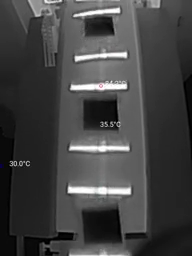
#> input picture frame 21 of thermal2.mp4, 192 x 256 px, given in place of output8_clean.mp4, which was not available
$ python svm.py
#> lines starting #> are read from the running program, lines starting #| are printed output that depends on the picture; after the words box and inside, x2 and y2 are one past the last pixel; in counts of white or black regions, pixels touching at a corner belong together; long printed decimals are rounded; pictures that were not available may be replaced by others from this repository, and a replacement may not be noted
import os
import pickle
from collections import deque

import itertools
import cv2
import numpy as np
from imutils.object_detection import non_max_suppression
from skimage.exposure import exposure
from skimage.feature import local_binary_pattern, hog
from skimage.filters import threshold_multiotsu
from sklearn import svm
from sklearn.preprocessing import StandardScaler
import matplotlib.pyplot as plt
# create named window and move it - 400px in x dir
cv2.namedWindow("Frame", cv2.WINDOW_NORMAL)
# show window
cv2.imshow('Frame', np.zeros((256, 192, 3), np.uint8))
cv2.moveWindow("Frame", 20, 0)

# resize window
cv2.resizeWindow("Frame", 800, 600)


LEFT_GUIDE_X = 50
RIGHT_GUIDE_X = 140
BOTTOM_GUIDE_Y = 220

# sliders
cv2.createTrackbar('A', 'Frame', 1, 100, lambda x: None)
cv2.createTrackbar('B', 'Frame', 1, 100, lambda x: None)

def load_images_from_folder(folder):
    images = []
    for filename in os.listdir(folder):
        # if contains debug, skip
        if 'debug' in filename:
            continue
        img = cv2.imread(os.path.join(folder,filename), cv2.IMREAD_COLOR)
        if img is not None:
            images.append(img)
    return images

images_in_folder = load_images_from_folder('fire/fireeee')
#> images_in_folder = 1 item
index = 0


# create deque of 3 elements
hot_samples = []
cold_samples = []

clf_loaded = None
with open('svm_model.pkl', 'rb') as f:
#> (reads svm_model.pkl from the repository)
    clf_loaded = pickle.load(f)

cold_svm = None
#with open('svm_model_cold.pkl', 'rb') as f:
#    cold_svm = pickle.load(f)

# Capture the frame from the video source while 1
cap = cv2.VideoCapture('output8_clean.mp4')
while (cap.isOpened()):
    ret, frame = cap.read()
#> frame is the input picture: shape (256, 192, 3); mean B, G, R 67.1, 67.1, 67.1

    index += 1
    if ret == True:

        # flip frame
        # frame = cv2.flip(frame, 0)

        #rotate frame 90 degrees
        #frame = cv2.rotate(frame, cv2.ROTATE_90_COUNTERCLOCKWISE)

        # crop frame
        # frame = frame[int(r[1]):int(r[1] + r[3]), int(r[0]):int(r[0] + r[2])]

        # resize to 192x256
        # frame = cv2.resize(frame, (192, 256), interpolation=cv2.INTER_AREA)


        # crop to guides
        original_frame = frame.copy()
        frame = frame[:, LEFT_GUIDE_X:RIGHT_GUIDE_X]
#> frame: shape (256, 90, 3)
        frame = frame[:BOTTOM_GUIDE_Y, :]
#> frame: shape (220, 90, 3)

        frame = cv2.cvtColor(frame, cv2.COLOR_BGR2GRAY)
#> frame: shape (220, 90)


        frameRGB = cv2.cvtColor(frame, cv2.COLOR_GRAY2RGB)
        #cv2.imshow('clahe', clahe)

        try:
            hot_mask = cv2.bilateralFilter(frame, 15, 30, 30)
            # reduce linespace to 0 - 10
            hot_mask[hot_mask < 200] = 0
            hot_mask[hot_mask >= 200] = 255
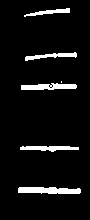
#> hot_mask: shape (220, 90); 6.3% white; 6 white regions (1 under 20 px), largest, box (x1, y1, x2, y2) and area: (18, 187, 81, 194) 367, (21, 83, 77, 90) 287, (20, 146, 79, 152) 236, (25, 52, 77, 61) 200, (24, 8, 70, 17) 162
            # erode filate
            hot_mask = cv2.erode(hot_mask, np.ones((1, 7), np.uint8), iterations=1)
#> hot_mask: shape (220, 90); 4.8% white; 5 white regions, box (x1, y1, x2, y2) and area: (21, 187, 78, 194) 303, (24, 84, 74, 90) 212, (23, 146, 76, 151) 190, (28, 53, 74, 60) 141, (27, 9, 67, 16) 114
            hot_mask = cv2.dilate(hot_mask, np.ones((1, 7), np.uint8), iterations=1)
#> hot_mask: shape (220, 90); 6.1% white; 5 white regions

            contours, _ = cv2.findContours(hot_mask, cv2.RETR_TREE, cv2.CHAIN_APPROX_SIMPLE)
#> contours = 5 contours; box (x1, y1, x2, y2) and area: (18, 187, 81, 194) 296, (21, 84, 77, 90) 210, (20, 146, 79, 151) 165, (25, 53, 77, 60) 134, (24, 9, 70, 16) 108
            hot_mask = np.zeros(frame.shape, np.uint8)
            for c in contours:
                hull = cv2.convexHull(c)
                area = cv2.contourArea(hull)
                rect = cv2.minAreaRect(c)
                box = np.int0(cv2.boxPoints(rect))
                x = box[0][0]

                w, h = np.linalg.norm(box[0] - box[1]), np.linalg.norm(box[1] - box[2])
                if h > w:
                    w, h = h, w

                # predict with iso forest if it fit

                if area > 100 and w > 1 and h > 1:
                    cv2.drawContours(hot_mask, [hull], 0, (255, 255, 255), -1)
                    cv2.drawContours(frameRGB, [hull], 0, (0, 0, 255), 2)
                    hot_samples.append([w, h])

                # predict with svm
                if clf_loaded is not None:
                    prediction = clf_loaded.predict([[w, h]])
                    if prediction == 1:
                        cv2.drawContours(frameRGB, [hull], 0, (0, 255, 0), 2)
#> this loop made 5 passes
#> (area, rect, box, x, w, h) on passes 1 to 5: (331, ((49, 190), (6, 62), -90), [[80, 193], [18, 193], [18, 187], [80, 187]], 80, 62, 6), (198.5, ((49, 148), (4, 58), -90), [[78, 150], [20, 150], [20, 146], [78, 146]], 78, 58, 4), (248.5, ((48.5, 86.5), (5, 55), -90), [[76, 89], [21, 89], [21, 84], [76, 84]], 76, 55, 5), (194, ((50.48, 55.65), (51.29, 4.25), -3.99), [[25, 59], [24, 55], [75, 51], [76, 55]], 25, 51.16, 4.12), (147.5, ((46.49, 11.91), (45.35, 4.13), -5.04), [[24, 15], [23, 11], [68, 7], [69, 11]], 24, 45.18, 4.12)
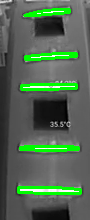
#> frameRGB: shape (220, 90, 3); mean B, G, R 82.2, 103.7, 82.2
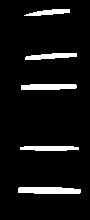
#> hot_mask: shape (220, 90); 7.1% white; 5 white regions, box (x1, y1, x2, y2) and area: (18, 187, 81, 194) 397, (21, 84, 77, 90) 308, (20, 146, 79, 151) 259, (25, 53, 77, 60) 248, (24, 9, 70, 16) 194
#> after the loop, hot_samples = [[62, 6], [58, 4], [55, 5], [51.16, 4.12], [45.18, 4.12]]


                    #x, y, w, h = cv2.boundingRect(hull)
                    #cv2.rectangle(frameRGB, (x, y), (x + w, y + h), (0, 0, 255), 2)


            # Apply linear contrast stretching
            frame = cv2.convertScaleAbs(frame, alpha=-2.1, beta=50)
            #frame = np.array(255 * (frame / 255) ** A / 10, dtype='uint8')
            #frameRGB = cv2.cvtColor(frame, cv2.COLOR_GRAY2RGB)

            cold_mask = cv2.bilateralFilter(frame, 15, 30, 30)
            #cold_mask = cv2.medianBlur(cold_mask, 15)
            #mean = cold_mask.copy()
            cold_mask = cv2.bitwise_not(cold_mask)
            bilateral = cold_mask.copy()


            cold_mask[cold_mask < 200] = 0
            cold_mask[cold_mask >= 200] = 255
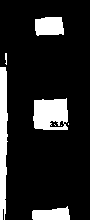
#> cold_mask: shape (220, 90); 14.5% white; 8 white regions (3 under 20 px)

            contours, _ = cv2.findContours(cold_mask, cv2.RETR_TREE, cv2.CHAIN_APPROX_SIMPLE)
#> contours = 9 contours, 4 with area under 20; largest, box (x1, y1, x2, y2) and area: (33, 98, 68, 130) 944, (0, 67, 8, 220) 836, (35, 17, 64, 36) 442, (32, 206, 70, 220) 357, (49, 120, 65, 128) 81
            cold_mask = np.zeros(frame.shape, np.uint8)

            for c in contours:
                approx = cv2.approxPolyDP(c, 0.058 * cv2.arcLength(c, True), True)
                hull = cv2.convexHull(approx)
                area = cv2.contourArea(approx)
                bbox = cv2.boundingRect(approx)

                w = bbox[2]
                h = bbox[3]
                aspect_ratio = float(w) / float(h)
                x = bbox[0]


                if area > 250:
                    cv2.drawContours(cold_mask, [hull], 0, (255, 255, 255), -1)
                    cv2.drawContours(frameRGB, [hull], 0, (255, 0, 0), 2)
                    cold_samples.append([x, aspect_ratio])
#> this loop made 9 passes
#> (approx, hull, area, bbox, w, h, aspect_ratio, x) on passes 1, 3, 9: ([[69, 215], [67, 206], [32, 211], [33, 219]], [[33, 219], [32, 211], [67, 206], [69, 215]], 308.5, (32, 206, 38, 14), 38, 14, 2.71, 32), ([[66, 98], [34, 100], [34, 127], [67, 129]], [[67, 129], [34, 127], [34, 100], [66, 98]], 942.5, (34, 98, 34, 32), 34, 32, 1.06, 34), ([[35, 19], [37, 35], [63, 34], [61, 17]], [[61, 17], [63, 34], [37, 35], [35, 19]], 432, (35, 17, 29, 19), 29, 19, 1.53, 35)
#> (area, bbox, w, h, aspect_ratio, x) on pass 4: (60, (49, 120, 16, 8), 16, 8, 2, 49)
#> cold_mask: shape (220, 90); 9.3% white; 3 white regions, box (x1, y1, x2, y2) and area: (34, 98, 68, 130) 1004, (35, 17, 64, 36) 477, (32, 206, 70, 220) 354
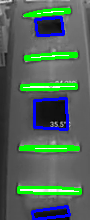
#> frameRGB: shape (220, 90, 3); 4.37% of pixels changed, all inside (x1, y1, x2, y2) = (31, 16, 71, 220)
#> after the loop, cold_samples = [[32, 2.71], [34, 1.06], [35, 1.53]]


            #TODO: DEBUG
            if True:
                # for debugging, show hot_mask and cold_mask on same window
                hot_mask = cv2.cvtColor(hot_mask, cv2.COLOR_GRAY2BGR)
                cold_mask = cv2.cvtColor(cold_mask, cv2.COLOR_GRAY2BGR)
                bilateral = cv2.cvtColor(bilateral, cv2.COLOR_GRAY2BGR)
                #mean = cv2.cvtColor(mean, cv2.COLOR_GRAY2BGR)
                frame = cv2.cvtColor(frame, cv2.COLOR_GRAY2BGR)
#> frame: shape (220, 90, 3)
                original_frame[:frameRGB.shape[0], LEFT_GUIDE_X:LEFT_GUIDE_X + frameRGB.shape[1]] = frameRGB
#> original_frame: shape (256, 192, 3); 5.92% of pixels changed, all inside (x1, y1, x2, y2) = (67, 4, 132, 220)

                frame = np.concatenate((frameRGB, hot_mask, cold_mask, bilateral), axis=1)
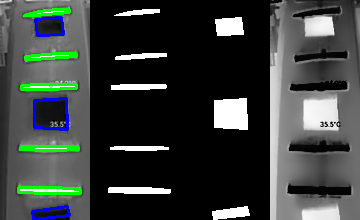
#> frame: shape (220, 360, 3); mean B, G, R 60.8, 63.4, 58

                # create big canvas 800x600 and put all images on it
                canvas = np.zeros((300, 600, 3), np.uint8)
                canvas[:frame.shape[0], :frame.shape[1]] = frame
                canvas[:original_frame.shape[0], 400:400 + original_frame.shape[1]] = original_frame
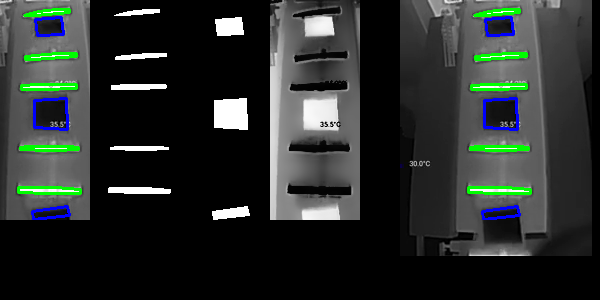
#> canvas: shape (300, 600, 3); mean B, G, R 44.3, 46.6, 41.8

                frame = canvas


        except Exception as e:
            print(e)
            pass


        cv2.imshow('Frame', frame)


        # print number of frame
        print(cap.get(cv2.CAP_PROP_POS_FRAMES) // 25 , cap.get(cv2.CAP_PROP_FRAME_COUNT) // 25,
              hot_samples[-1] if len(hot_samples) > 0 else None,
                cold_samples[-1] if len(cold_samples) > 0 else None
              )
#| 0.0 8.0 [45.177, 4.123] [35, 1.526]

        continue
        if cv2.waitKey(20) & 0xFF == ord(' '):
            while True:
                if cv2.waitKey(5) & 0xFF == ord(' '):
                    break
                if cv2.waitKey(5) & 0xFF == ord('q'):
                    break

    # Break the loop
    else:
        break

cap.release()


# Step 1: Data Preparation
# Replace with your actual data, use 90% of your data for training, 10% for testing
data = np.array(cold_samples)
test = data[int(0.9 * len(data)):]
data = data[:int(0.9 * len(data))]

#importdo svm
import sklearn.svm as svm

#do outlier detection using fast svm
clf = svm.OneClassSVM(nu=0.0002, kernel="rbf", gamma=0.03)
clf.fit(data)

#predict
y_pred_train = clf.predict(data)


#if 2D
if data[0].shape[0] == 2:
    plt.scatter(data[y_pred_train == 1, 0],data[y_pred_train == 1, 1], c='b', alpha=0.3)
    plt.scatter(data[y_pred_train == -1, 0],data[y_pred_train == -1, 1], c='r', alpha=0.3)
    # draw boundaries of decision region from svm, data is in range 0 - 100
    xx, yy = np.meshgrid(np.linspace(10, 40, 500), np.linspace(0, 8, 500))
    Z = clf.decision_function(np.c_[xx.ravel(), yy.ravel()])
    Z = Z.reshape(xx.shape)
    plt.contour(xx, yy, Z, levels=[0], linewidths=2, colors='green')

    plt.show()

elif data[0].shape[0] == 3:

    #if 3D
    from mpl_toolkits.mplot3d import Axes3D
    fig = plt.figure()
    ax = fig.add_subplot(111, projection='3d')

    ax.scatter(data[y_pred_train == 1, 0], data[y_pred_train == 1, 1], data[y_pred_train == 1, 2], c='b', alpha=0.3)
    ax.scatter(data[y_pred_train == -1, 0], data[y_pred_train == -1, 1], data[y_pred_train == -1, 2], c='r', alpha=0.3)


    plt.show()


# save svm to file using pickle
with open('svm_model_cold.pkl', 'wb') as f:
    pickle.dump(clf, f)
